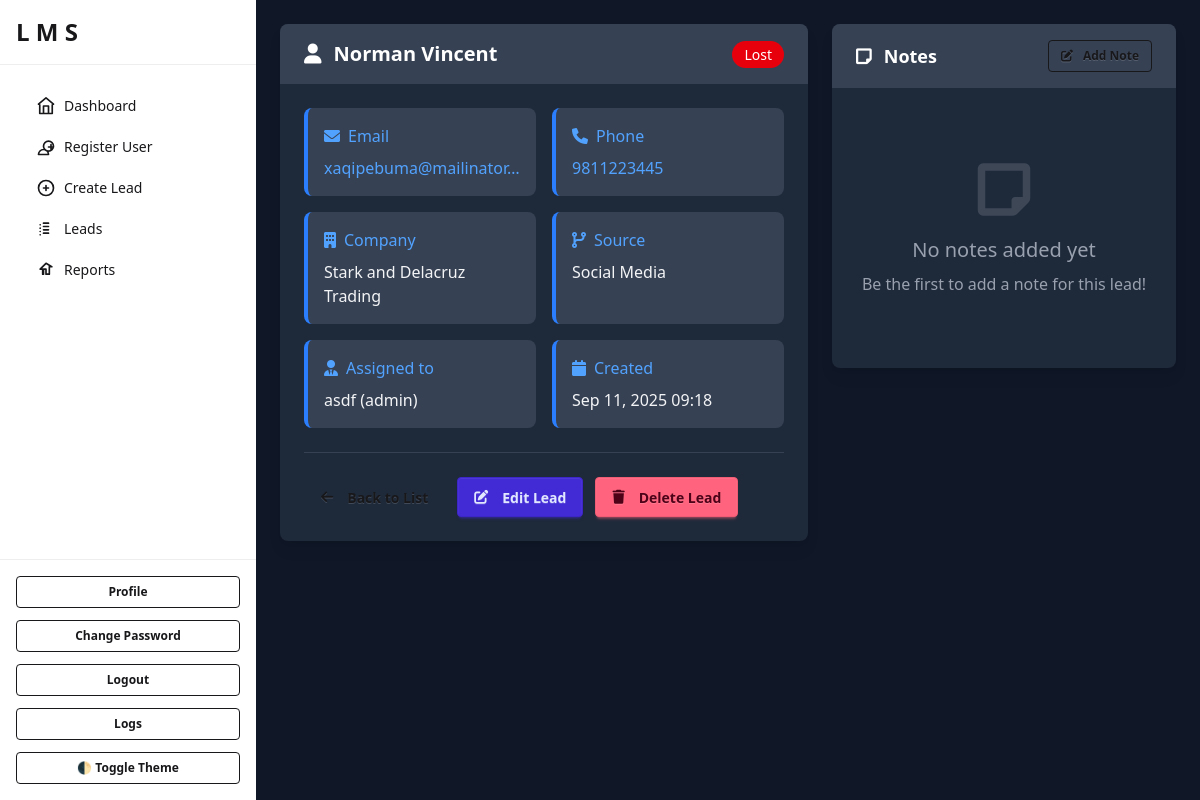
Page /lead_details/2/ (signed in) on the committed database.
### leads/models.py (models this page shows, shortened)
class Lead(models.Model):
    STATUS_CHOICES = [
        ("new", "New"),
        ("in_progress", "In Progress"),
        ("converted", "Converted"),
        ("lost", "Lost"),
    ]
    name = models.CharField(max_length=200)
    email = models.EmailField()
    phone = models.CharField(max_length=15, blank=True, null=True)
    company = models.CharField(max_length=200, blank=True, null=True)
    source = models.CharField(max_length=200, blank=True, null=True)  # e.g., Website, Referral
    status = models.CharField(max_length=20, choices=STATUS_CHOICES, default="new")
    assigned_to = models.ForeignKey(
    settings.AUTH_USER_MODEL, on_delete=models.SET_NULL, null=True, blank=True
    )
    created_at = models.DateTimeField(auto_now_add=True)
    updated_at = models.DateTimeField(auto_now=True)

### accounts/models.py (models this page shows, shortened)
class CustomUser(AbstractUser):
    ROLE_CHOICES = [
        ("admin", "Admin"),
        ("sales_manager", "Sales Manager"),
        ("sales_executive", "Sales Executive"),
    ]
    email = models.EmailField(unique=True , blank=False, null=False)
    phone_no = models.CharField(max_length=20, blank=False, null=False)
    address = models.CharField(max_length=255, blank=False, null=False)
    role = models.CharField(max_length=20, choices=ROLE_CHOICES, default="sales_executive")
    first_name = models.CharField(max_length=30, blank=False, null=False)
    last_name = models.CharField(max_length=30, blank=False, null=False)
    profile_pic = models.ImageField(upload_to="profile_pic/", blank=False, null=False, default="default_profile_pic.jpg")
    def __str__(self):
        return f"{self.username} ({self.role})"

### leads/views.py (the view)
# urls.py: path("lead_details/<int:pk>/", views.lead_details, name="lead_details"),
@login_required
def lead_details(request, pk):
    lead = get_object_or_404(Lead, pk=pk)
    notes = lead.notes.all().order_by('-created_at')
    ActivityLog.objects.create(
        user=request.user,
        action=f"Viewed lead details for {lead.name}",
        lead=lead
    )
    if request.method == "POST":
        note_form = LeadNoteForm(request.POST)
        if note_form.is_valid():
            note = note_form.save(commit=False)
            note.lead = lead
            note.user = request.user
            note.save()
            ActivityLog.objects.create(
                user=request.user,
                action=f"Added note to lead {lead.name}",
                lead=lead
            )
            messages.success(request, "Note added successfully!")
            return redirect("leads:lead_details", pk=lead.pk)
    else:
        note_form = LeadNoteForm()
    context = {
        "lead": lead,
        "notes": notes,
        "note_form": note_form,
    }
    return render(request, "leads/lead_details.html", context)

### leads/templates/leads/lead_details.html (shortened to what this page needs)
{% extends 'base.html' %}
{% load static %}
{% block content %}
<link href="https://cdnjs.cloudflare.com/ajax/libs/font-awesome/6.0.0/css/all.min.css" rel="stylesheet">
<main class="flex-1 overflow-y-auto bg-gray-900 p-6">
    <div class="max-w-7xl mx-auto">
        <div class="grid grid-cols-1 lg:grid-cols-5 gap-6">
            <div class="lg:col-span-3">
                <div class="bg-gray-800 rounded-lg shadow-lg">
                    <div class="bg-gray-700 px-6 py-4 rounded-t-lg flex justify-between items-center">
                        <h2 class="text-xl font-semibold text-white flex items-center">
                            <i class="fas fa-user mr-3"></i>{{ lead.name }}
                        </h2>
                        <div>
                            {% if lead.status == 'new' %}
                                <span class="bg-blue-600 text-white px-3 py-1 rounded-full text-sm font-medium">{{ lead.get_status_display }}</span>
                            {% elif lead.status == 'in_progress' %}
                                <span class="bg-yellow-600 text-white px-3 py-1 rounded-full text-sm font-medium">{{ lead.get_status_display }}</span>
                            {% elif lead.status == 'converted' %}
                                <span class="bg-green-600 text-white px-3 py-1 rounded-full text-sm font-medium">{{ lead.get_status_display }}</span>
                            {% elif lead.status == 'lost' %}
                                <span class="bg-red-600 text-white px-3 py-1 rounded-full text-sm font-medium">{{ lead.get_status_display }}</span>
                            {% else %}
                                <span class="bg-gray-600 text-white px-3 py-1 rounded-full text-sm font-medium">{{ lead.get_status_display }}</span>
                            {% endif %}
                        </div>
                    </div>
                    <div class="p-6">
                        <div class="grid grid-cols-1 md:grid-cols-2 gap-4 mb-6">
                            <div class="bg-gray-700 rounded-lg p-4 border-l-4 border-blue-500">
                                <div class="flex items-center text-blue-400 font-medium mb-2">
                                    <i class="fas fa-envelope mr-2"></i>Email
                                </div>
                                {% if lead.email %}
                                    <a href="mailto:{{ lead.email }}" class="text-blue-400 hover:text-blue-300 truncate block">{{ lead.email }}</a>
                                {% else %}
                                    <span class="text-gray-400">Not provided</span>
                                {% endif %}
                            </div>
                            <div class="bg-gray-700 rounded-lg p-4 border-l-4 border-blue-500">
                                <div class="flex items-center text-blue-400 font-medium mb-2">
                                    <i class="fas fa-phone mr-2"></i>Phone
                                </div>
                                {% if lead.phone %}
                                    <a href="tel:{{ lead.phone }}" class="text-blue-400 hover:text-blue-300">{{ lead.phone }}</a>
                                {% else %}
                                    <span class="text-gray-400">Not provided</span>
                                {% endif %}
                            </div>
                            <div class="bg-gray-700 rounded-lg p-4 border-l-4 border-blue-500">
                                <div class="flex items-center text-blue-400 font-medium mb-2">
                                    <i class="fas fa-building mr-2"></i>Company
                                </div>
                                <span class="text-gray-100">{{ lead.company|default:"Not provided" }}</span>
                            </div>
                            <div class="bg-gray-700 rounded-lg p-4 border-l-4 border-blue-500">
                                <div class="flex items-center text-blue-400 font-medium mb-2">
                                    <i class="fas fa-code-branch mr-2"></i>Source </div>
                                <span class="text-gray-100">{{ lead.source|default:"Not specified" }}</span>
                            </div>
                            <div class="bg-gray-700 rounded-lg p-4 border-l-4 border-blue-500">
                                <div class="flex items-center text-blue-400 font-medium mb-2">
                                    <i class="fas fa-user-tie mr-2"></i>Assigned to
                                </div>
                                <span class="text-gray-100">{{ lead.assigned_to|default:"Unassigned" }}</span>
                            </div>
                            <div class="bg-gray-700 rounded-lg p-4 border-l-4 border-blue-500">
                                <div class="flex items-center text-blue-400 font-medium mb-2">
                                    <i class="fas fa-calendar mr-2"></i>Created
                                </div>
                                <span class="text-gray-100">{{ lead.created_at|date:"M d, Y H:i" }}</span>
                            </div>
                        </div>
                        <div class="flex flex-wrap gap-3 mt-6 border-t border-gray-700 pt-6">
                            <a href="{% url 'leads:lead_list' %}" class="btn btn-ghost">
                                <i class="fas fa-arrow-left mr-2"></i>Back to List
                            </a>
                            <a href="{% url 'leads:lead_update_view' lead.pk %}" class="btn btn-primary">
                                <i class="fas fa-edit mr-2"></i>Edit Lead
                            </a>
                            {% if request.user.is_superuser or request.user.role == 'admin'  or request.user.role == 'sales_manager' %}
                            <a href="{% url 'leads:lead_delete' lead.pk %}" class="btn btn-error">
                                <i class="fas fa-trash mr-2"></i>Delete Lead
                            </a>
                            {% endif %}
                        </div>
                    </div>
                </div>
            </div>
            <div class="lg:col-span-2">
                <div class="bg-gray-800 rounded-lg shadow-lg">
                    <div class="bg-gray-700 px-6 py-4 rounded-t-lg flex justify-between items-center">
                        <h3 class="text-lg font-semibold text-white flex items-center">
                            <i class="fas fa-sticky-note mr-3"></i>Notes
                        </h3>
                        <div class="flex gap-2">
                            <button class="btn btn-outline btn-sm" onclick="toggleTraditionalForm()">
                                <i class="fas fa-edit mr-1"></i>Add Note
                            </button>
                        </div>
                    </div>
                    <div class="p-6">
                        <div id="notes-container">
                            {% for note in notes %}
                            <div class="note-item border-b border-gray-600 pb-4 mb-4 hover:bg-gray-700 p-4 rounded-lg transition-all duration-300" data-note-id="{{ note.id }}">
                                <div class="flex justify-between items-start">
                                    <div class="flex-grow">
                                        <div class="text-gray-100 whitespace-pre-wrap break-words mb-2">{{ note.note }}</div>
                                        <div class="text-sm text-gray-400">
                                            <i class="fas fa-user mr-1"></i>by {{ note.user.first_name }} {{ note.user.last_name|default:note.user.username }}
                                            <i class="fas fa-clock ml-4 mr-1"></i>on {{ note.created_at|date:"M d, Y H:i" }}
                                        </div>
                                    </div>
                                    {% if note.user == request.user or user.role == 'admin' or request.user.is_superuser %}
                                    <a href="{% url 'leads:note_delete_confirm' note.id %}" class="btn btn-sm btn-error ml-4">
                                        <i class="fas fa-trash"></i>
                                    </a>
                                    {% endif %}
                                </div>
                            </div>
                            {% empty %}
                            <div id="no-notes-message" class="text-center text-gray-400 py-12">
                                <i class="fas fa-sticky-note text-6xl mb-4 opacity-25"></i>
                                <h5 class="text-xl mb-2">No notes added yet</h5>
                                <p>Be the first to add a note for this lead!</p>
                            </div>
                            {% endfor %}
                        </div>
                    </div>
                </div>
            </div>
        </div>
    </div>
</main>
{% endblock %}

### rows in the picture
Lead: name "Norman Vincent", status "Lost", email "xaqipebuma@mailinator…", phone "9811223445", company "Stark and Delacruz Trading", source "Social Media", assigned_to "asdf (admin)", created_at "Sep 11, 2025 09:18"
